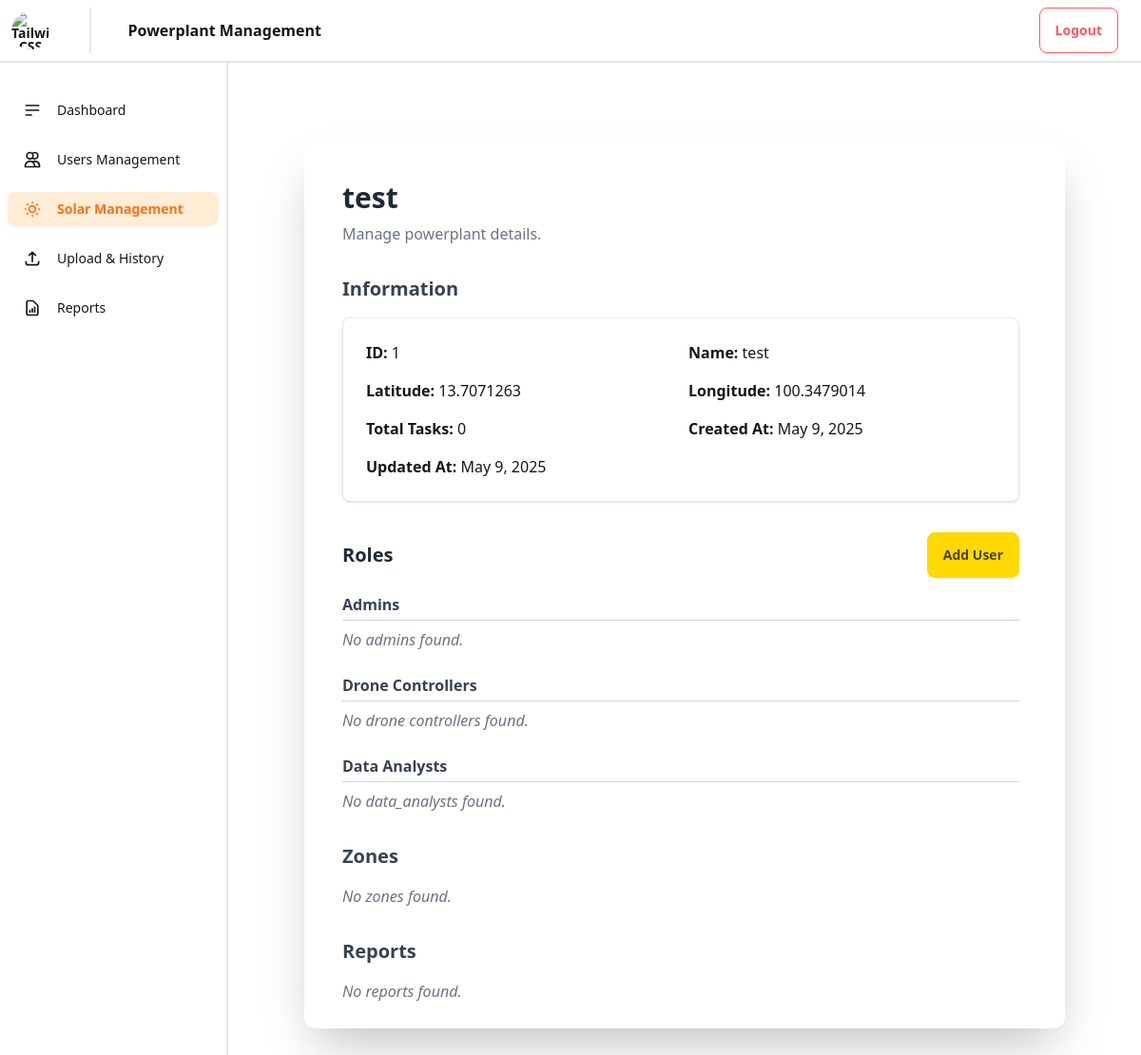
Page /solar-system/solar_management/1/ on the earlier database version.
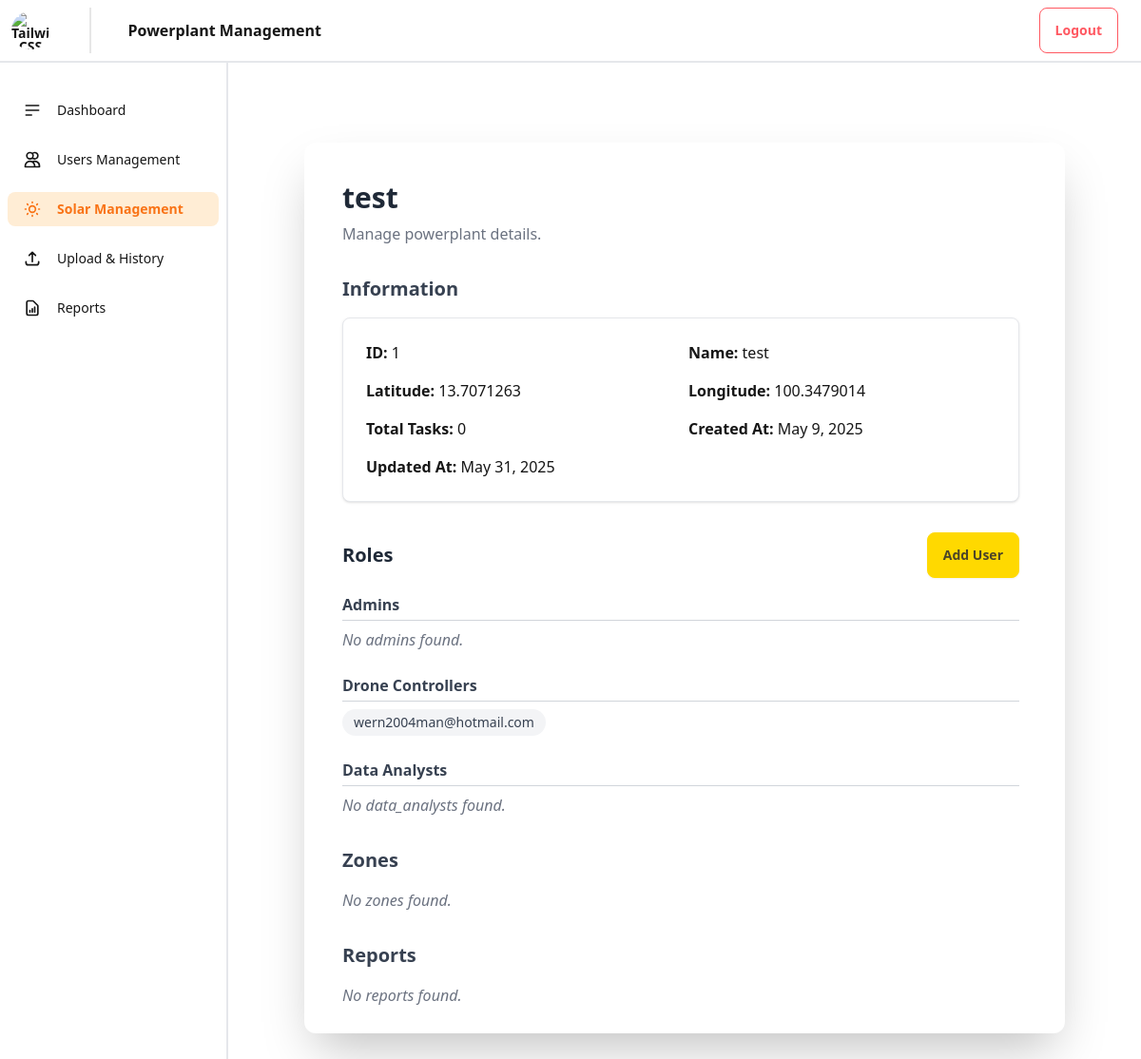
Same page on the later database version.
### myadmin/models.py (models this page shows, shortened)
class PowerPlant(models.Model):
    name = models.CharField(max_length=100)
    latitude = models.FloatField()
    longitude = models.FloatField()
    admin = models.ManyToManyField(CustomUser, related_name='admins')
    drone_controller = models.ManyToManyField(
        CustomUser, related_name='drone_controllers')
    data_analyst = models.ManyToManyField(
        CustomUser, related_name='data_analysts')
    total_tasks = models.IntegerField()
    createdAt = models.DateField(auto_now_add=True)
    updatedAt = models.DateField(auto_now=True)
    class PowerPlantStatus(models.TextChoices):
        ACTIVE = 'active'
        INACTIVE = 'inactive'
    status = models.CharField(
        max_length=20,
        choices=PowerPlantStatus.choices,
        default=PowerPlantStatus.ACTIVE
    )

### authentication/models.py (models this page shows, shortened)
class CustomUser(models.Model):
    user = models.OneToOneField(User, on_delete=models.CASCADE, related_name='custom')
    role = models.CharField(
    max_length=20,
    choices=[(tag.value[0], tag.value[1]) for tag in RoleEnum],
    default=RoleEnum.USER.value[0],
    )
    status = models.CharField(
    max_length=20,
    choices=[(tag.value[0], tag.value[1]) for tag in StatusEnum],
    default=StatusEnum.ACTIVE.value[0],
    )
    display_name = models.CharField(max_length=150, blank=True, null=True)
    profile_image = models.ImageField(upload_to='profile_images/', blank=True, null=True)

### myadmin/views.py (the view, shortened to what this page needs)
# urls.py: path('solar_management/<int:powerplant_id>/', views.solar_manage, name='solar_management_manage'),
def solar_manage(request, powerplant_id):
    powerplant = PowerPlant.objects.get(id=powerplant_id)
    zones = Zone.objects.filter(powerplant=powerplant)
    solar_cells = SolarCell.objects.filter(zone__in=zones)
    reports = Report.objects.filter(powerplant=powerplant)
    users = CustomUser.objects.all()
    context = {
        'powerplant': powerplant,
        'zones': zones,
        'solar_cells': solar_cells,
        'reports': reports,
        'roles': [('admin', 'Admin'), ('data_analyst', 'Data Analyst'), ('drone_controller', 'Drone Controller')],
        'users': users
    }
    return render(request, 'solar_management_manage.html', context)

### myadmin/context_processors.py (called while the page is built, shortened)
def global_user_context(request):
    return {}

### myadmin/templates/solar_management_manage.html (shortened to what the changed rows need)
{% extends 'base.html' %}
{% load static %}
{% block content %}
<div class="flex flex-col gap-8 p-4 max-w-6xl mx-auto">
    <div class="flex flex-col items-start gap-2">
        <h1 class="text-3xl font-bold text-gray-800">{{ powerplant.name }}</h1>
        <p class="text-gray-500">Manage powerplant details.</p>
    </div>
    <section>
        <h2 class="text-xl font-semibold mb-4 text-gray-700">Information</h2>
        <div class="bg-white p-6 rounded-lg shadow border border-gray-200 grid grid-cols-2 gap-4">
            <div><span class="font-bold">ID:</span> {{ powerplant.id }}</div>
            <div><span class="font-bold">Name:</span> {{ powerplant.name }}</div>
            <div><span class="font-bold">Latitude:</span> {{ powerplant.latitude }}</div>
            <div><span class="font-bold">Longitude:</span> {{ powerplant.longitude }}</div>
            <div><span class="font-bold">Total Tasks:</span> {{ powerplant.total_tasks }}</div>
            <div><span class="font-bold">Created At:</span> {{ powerplant.createdAt }}</div>
            <div><span class="font-bold">Updated At:</span> {{ powerplant.updatedAt }}</div>
        </div>
    </section>
    <section>
        <div class="flex justify-between items-center mb-4">
            <h2 class="text-xl font-semibold text-gray-800">Roles</h2>
        </div>
        <div class="mb-6">
            <h3 class="font-semibold mb-2 border-b border-gray-300 pb-1 text-gray-700">Drone Controllers</h3>
            {% if powerplant.drone_controller.all %}
            <ul class="flex flex-wrap gap-2">
                {% for user in powerplant.drone_controller.all %}
                <li>
                    <a href="{% url 'users_management_manage' user_id=user.id %}"
                        class="inline-block px-3 py-1 bg-gray-100 rounded-full hover:bg-blue-100 hover:text-blue-600 text-gray-700 text-sm font-medium transition duration-200 ease-in-out">
                        {{ user.user.email }}
                    </a>
                </li>
                {% endfor %}
            </ul>
            {% else %}
            <p class="text-gray-500 italic">No drone controllers found.</p>
            {% endif %}
        </div>
    </section>
    <section>
        <h2 class="text-xl font-semibold mb-4 text-gray-700">Zones</h2>
    </section>
    <section>
        <h2 class="text-xl font-semibold mb-4 text-gray-700">Reports</h2>
    </section>
</div>
{% endblock %}

Differences in the rows shown:
changed PowerPlant "test": updatedAt "May 9, 2025" → "May 31, 2025"
now on this page (row unchanged): CustomUser: user.email "wern2004man@hotmail.com"
Other differences:
text no longer shown: "No drone controllers found."
